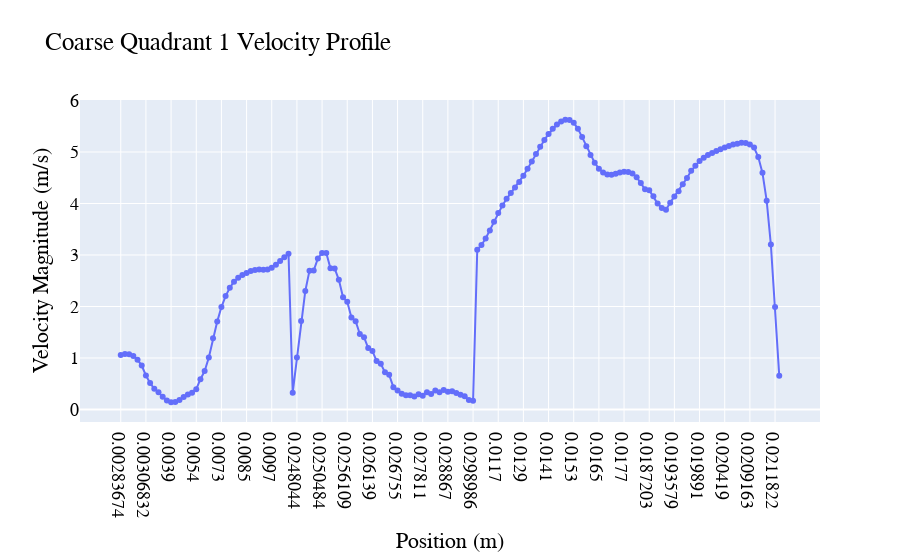
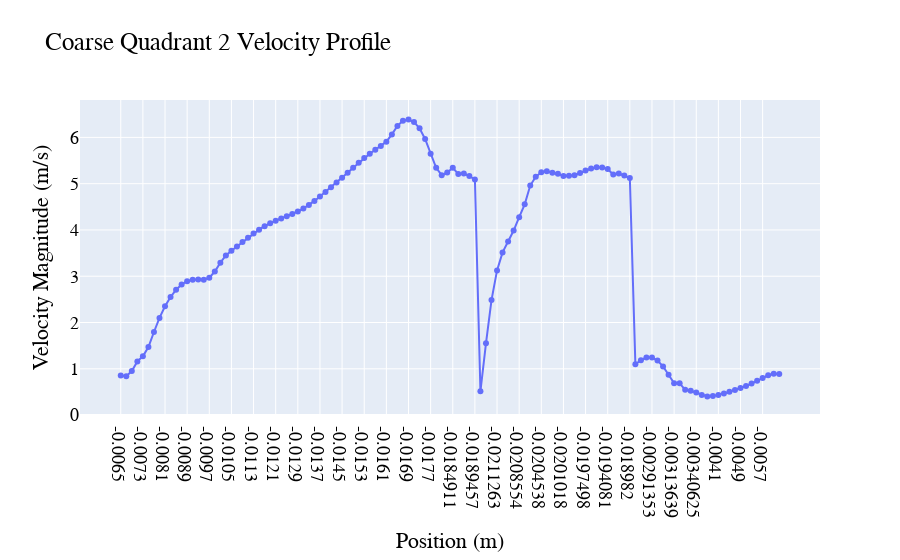

Source (notebook cell) for these figures, in order:
### Markdown cell above
### Velocity Line Surface Data

### Code cell
fig5 = go.Figure()
fig5.add_trace(go.Scatter(x=Q1_velocity_df['Position (m)'],
                          y=Q1_velocity_df['Velocity Magnitude (m/s)'],
                          mode='lines+markers',
                          name='Velocity Magnitude (m/s)'))
fig5.update_layout(
    title="Coarse Quadrant 1 Velocity Profile",
    xaxis_title='Position (m)',
    yaxis_title="Velocity Magnitude (m/s)",
    legend_title=None,
    font=dict(
        family="Courier New, monospace",
        size=18,
        color="Black"))
fig5.show()

fig6 = go.Figure()
fig6.add_trace(go.Scatter(x=Q2_velocity_df['Position (m)'],
                          y=Q2_velocity_df['Velocity Magnitude (m/s)'],
                          mode='lines+markers',
                          name='Velocity Magnitude (m/s)'))
fig6.update_layout(
    title="Coarse Quadrant 2 Velocity Profile",
    xaxis_title='Position (m)',
    yaxis_title="Velocity Magnitude (m/s)",
    legend_title=None,
    font=dict(
        family="Courier New, monospace",
        size=18,
        color="Black"))
fig6.show()

### Figure 1 — Plotly figure (JSON) as saved in the notebook; plotly's stock layout.template omitted (floating-point values rounded to 4 significant figures; data arrays with more than 128 entries replaced by an {"elided": "..."} marker saying what was removed)
{"data": [{"mode": "lines+markers", "name": "Velocity Magnitude (m/s)", "type": "scatter", "x": {"elided": "158 str values"}, "y": {"elided": "158 float values"}}], "layout": {"font": {"color": "Black", "family": "Courier New, monospace", "size": 18}, "legend": {"title": {}}, "title": {"text": "Coarse Quadrant 1 Velocity Profile"}, "xaxis": {"title": {"text": "Position (m)"}}, "yaxis": {"title": {"text": "Velocity Magnitude (m/s)"}}}}

### Figure 2 — Plotly figure (JSON) as saved in the notebook; plotly's stock layout.template omitted (floating-point values rounded to 4 significant figures)
{"data": [{"mode": "lines+markers", "name": "Velocity Magnitude (m/s)", "type": "scatter", "x": ["-0.0065", "-0.0067", "-0.0069", "-0.0071", "-0.0073", "-0.0075", "-0.0077", "-0.0079", "-0.0081", "-0.0083", "-0.0085", "-0.0087", "-0.0089", "-0.0091", "-0.0093", "-0.0095", "-0.0097", "-0.0099", "-0.0101", "-0.0103", "-0.0105", "-0.0107", "-0.0109", "-0.0111", "-0.0113", "-0.0115", "-0.0117", "-0.0119", "-0.0121", "-0.0123", "-0.0125", "-0.0127", "-0.0129", "-0.0131", "-0.0133", "-0.0135", "-0.0137", "-0.0139", "-0.0141", "-0.0143", "-0.0145", "-0.0147", "-0.0149", "-0.0151", "-0.0153", "-0.0155", "-0.0157", "-0.0159", "-0.0161", "-0.0163", "-0.0165", "-0.0167", "-0.0169", "-0.0171", "-0.0173", "-0.0175", "-0.0177", "-0.0179", "-0.0181", "-0.0183", "-0.0184911", "-0.0186372", "-0.0187301", "-0.0188458", "-0.0189457", "-0.0212034", "-0.0211822", "-0.0211568", "-0.0211263", "-0.0210897", "-0.0210459", "-0.0209822", "-0.0208554", "-0.0207564", "-0.0206447", "-0.020542", "-0.0204538", "-0.0203658", "-0.0202778", "-0.0201898", "-0.0201018", "-0.0200138", "-0.0199258", "-0.0198378", "-0.0197498", "-0.0196618", "-0.0195738", "-0.0194858", "-0.0194081", "-0.019253", "-0.0191628", "-0.0190746", "-0.018982", "-0.00283684", "-0.00285789", "-0.00288317", "-0.00291353", "-0.00295001", "-0.00299386", "-0.00306563", "-0.00313639", "-0.00318857", "-0.00324441", "-0.0033359", "-0.00340625", "-0.00350584", "-0.0037", "-0.0039", "-0.0041", "-0.0043", "-0.0045", "-0.0047", "-0.0049", "-0.0051", "-0.0053", "-0.0055", "-0.0057", "-0.0059", "-0.0061", "-0.0063"], "y": [0.8535, 0.8406, 0.9521, 1.16, 1.271, 1.471, 1.795, 2.1, 2.351, 2.551, 2.707, 2.821, 2.893, 2.926, 2.928, 2.925, 2.968, 3.102, 3.293, 3.448, 3.552, 3.644, 3.739, 3.834, 3.924, 4.007, 4.081, 4.145, 4.201, 4.25, 4.296, 4.344, 4.398, 4.463, 4.54, 4.627, 4.723, 4.823, 4.924, 5.026, 5.129, 5.235, 5.344, 5.452, 5.554, 5.648, 5.732, 5.811, 5.908, 6.065, 6.249, 6.361, 6.386, 6.332, 6.196, 5.966, 5.648, 5.342, 5.184, 5.24, 5.342, 5.21, 5.221, 5.166, 5.089, 0.5144, 1.551, 2.484, 3.126, 3.515, 3.751, 3.987, 4.277, 4.554, 4.959, 5.15, 5.245, 5.268, 5.235, 5.213, 5.166, 5.17, 5.181, 5.231, 5.283, 5.327, 5.354, 5.348, 5.316, 5.196, 5.218, 5.177, 5.123, 1.098, 1.185, 1.243, 1.245, 1.177, 1.051, 0.8703, 0.6849, 0.6858, 0.5466, 0.5257, 0.4852, 0.4348, 0.4024, 0.4096, 0.4346, 0.4683, 0.5049, 0.5425, 0.5826, 0.6281, 0.6811, 0.7408, 0.8033, 0.8579, 0.8906, 0.887]}], "layout": {"font": {"color": "Black", "family": "Courier New, monospace", "size": 18}, "legend": {"title": {}}, "title": {"text": "Coarse Quadrant 2 Velocity Profile"}, "xaxis": {"title": {"text": "Position (m)"}}, "yaxis": {"title": {"text": "Velocity Magnitude (m/s)"}}}}
